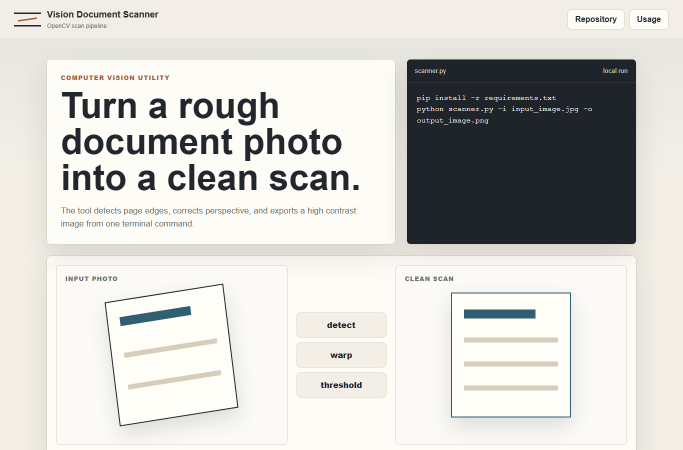
#> input picture assets/vision-document-scanner.png, 1365 x 900 px (shown at 1/2 size)
$ python scanner.py --image assets/vision-document-scanner.png --output out.png
#> lines starting #> are read from the running program, lines starting #| are printed output that depends on the picture; after the words box and inside, x2 and y2 are one past the last pixel; in counts of white or black regions, pixels touching at a corner belong together
import cv2
import numpy as np
import argparse
from pathlib import Path


def order_points(pts):
    rect = np.zeros((4, 2), dtype="float32")
    s = pts.sum(axis=1)
    rect[0] = pts[np.argmin(s)]
    rect[2] = pts[np.argmax(s)]
    diff = np.diff(pts, axis=1)
    rect[1] = pts[np.argmin(diff)]
    rect[3] = pts[np.argmax(diff)]
    return rect


def four_point_transform(image, pts):
    rect = order_points(pts)
    (tl, tr, br, bl) = rect
    widthA = np.sqrt(((br[0] - bl[0]) ** 2) + ((br[1] - bl[1]) ** 2))
    widthB = np.sqrt(((tr[0] - tl[0]) ** 2) + ((tr[1] - tl[1]) ** 2))
    maxWidth = max(int(widthA), int(widthB))
    heightA = np.sqrt(((tr[0] - br[0]) ** 2) + ((tr[1] - br[1]) ** 2))
    heightB = np.sqrt(((tl[0] - bl[0]) ** 2) + ((tl[1] - bl[1]) ** 2))
    maxHeight = max(int(heightA), int(heightB))
    dst = np.array([
        [0, 0],
        [maxWidth - 1, 0],
        [maxWidth - 1, maxHeight - 1],
        [0, maxHeight - 1]], dtype="float32")
    M = cv2.getPerspectiveTransform(rect, dst)
    warped = cv2.warpPerspective(image, M, (maxWidth, maxHeight))
    return warped


def process_image(image_path: str, output_path: str):
#> called with image_path = 'assets/vision-document-scanner.png', output_path = 'out.png'
    input_file = Path(image_path)
    output_file = Path(output_path)
    if not input_file.exists():
        raise FileNotFoundError(f"Input image not found: {input_file}")

    image = cv2.imread(image_path)
#> image is the input picture: shape (900, 1365, 3); mean B, G, R 204.1, 207.9, 208.8
    if image is None:
        raise ValueError(f"Could not read image: {input_file}")

    ratio = image.shape[0] / 500.0
#> ratio = 1.8
    orig = image.copy()
    image = cv2.resize(image, (int(image.shape[1] * (500.0 / image.shape[0])), 500))
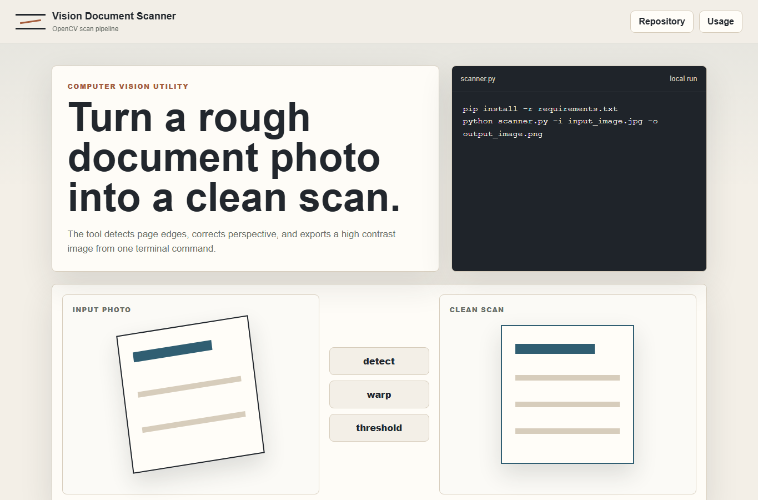
#> image: shape (500, 758, 3); mean B, G, R 204.1, 207.9, 208.8
    gray = cv2.cvtColor(image, cv2.COLOR_BGR2GRAY)
    gray = cv2.GaussianBlur(gray, (5, 5), 0)
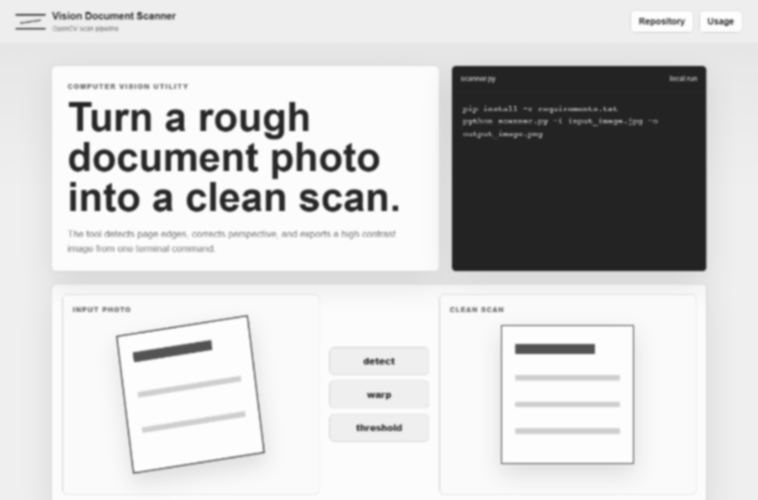
#> gray: shape (500, 758); min 35, max 253, mean 207.7
    edged = cv2.Canny(gray, 75, 200)
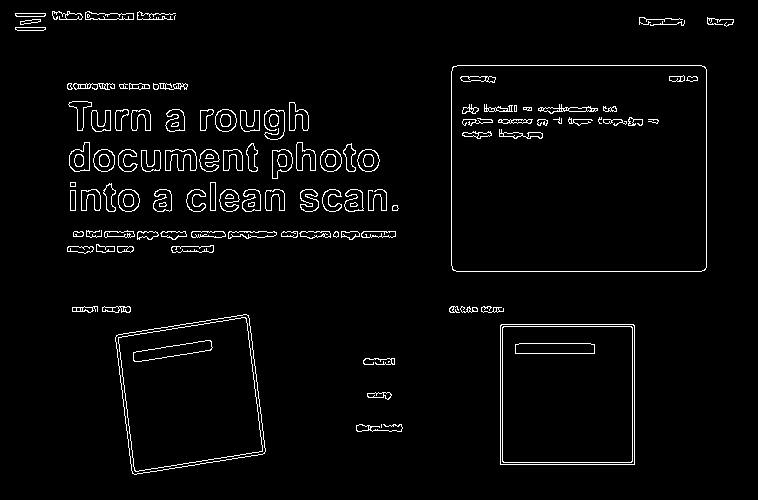
#> edged: shape (500, 758); 3% white in thin lines or dots, all inside (x1, y1, x2, y2) = (15, 11, 734, 475)
    cnts, _ = cv2.findContours(edged.copy(), cv2.RETR_LIST, cv2.CHAIN_APPROX_SIMPLE)
#> cnts = 290 contours, 84 with area under 20; largest, box (x1, y1, x2, y2) and area: (451, 65, 707, 272) 52495, (451, 65, 707, 272) 52489, (115, 314, 266, 475) 18970, (115, 314, 266, 475) 18968, (500, 324, 635, 465) 18759
    cnts = sorted(cnts, key=cv2.contourArea, reverse=True)[:5]
#> cnts = 5 contours; box (x1, y1, x2, y2) and area: (451, 65, 707, 272) 52495, (451, 65, 707, 272) 52489, (115, 314, 266, 475) 18970, (115, 314, 266, 475) 18968, (500, 324, 635, 465) 18759
    screenCnt = None
    for c in cnts:
        peri = cv2.arcLength(c, True)
        approx = cv2.approxPolyDP(c, 0.02 * peri, True)
        if len(approx) == 4:
            screenCnt = approx
            break
#> this loop made 1 pass
#> (peri, screenCnt) on pass 1: (915, [[452, 67], [453, 270], [705, 269], [704, 66]])
    if screenCnt is None:
        raise ValueError("Contour not found")

    warped = four_point_transform(orig, screenCnt.reshape(4, 2) * ratio)
#> in order_points, `s = pts.sum(axis=1)`: s = [934.2, 1301.4, 1753.2, 1386]
#> in order_points, `diff = np.diff(pts, axis=1)`: diff = [-693, -329.4, -784.8, -1148.4]
#> in four_point_transform, `rect = order_points(pts)`: rect = [[813.6, 120.6], [1267.2, 118.8], [1269, 484.2], [815.4, 486]]
#> in four_point_transform, `(tl, tr, br, bl) = rect`: tl = [813.6, 120.6]; tr = [1267.2, 118.8]; br = [1269, 484.2]; bl = [815.4, 486]
#> in four_point_transform, `widthA = np.sqrt(((br[0] - bl[0]) ** 2) + ((br[1] - bl[1]) ** 2))`: widthA = 453.6
#> in four_point_transform, `maxWidth = max(int(widthA), int(widthB))`: maxWidth = 453
#> in four_point_transform, `heightA = np.sqrt(((tr[0] - br[0]) ** 2) + ((tr[1] - br[1]) ** 2))`: heightA = 365.4
#> in four_point_transform, `maxHeight = max(int(heightA), int(heightB))`: maxHeight = 365
#> in four_point_transform, `dst = np.array([ [0, 0], [maxWidth - 1, 0], [maxWidth - 1, maxHeight -..`: dst = [[0, 0], [452, 0], [452, 364], [0, 364]]
#> in four_point_transform, `M = cv2.getPerspectiveTransform(rect, dst)`: M = [[0.996, -0.00491, -810.1], [0.00395, 0.996, -123.4], [4.6e-11, -4.54e-13, 1]]
#> in four_point_transform, `warped = cv2.warpPerspective(image, M, (maxWidth, maxHeight))`:
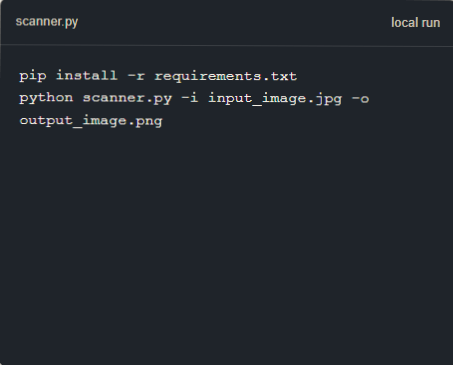
#> warped: shape (365, 453, 3); mean B, G, R 44.4, 38.6, 33.7
    warped = cv2.cvtColor(warped, cv2.COLOR_BGR2GRAY)
#> warped: shape (365, 453)
    T = cv2.adaptiveThreshold(warped, 255, cv2.ADAPTIVE_THRESH_GAUSSIAN_C, cv2.THRESH_BINARY, 11, 2)
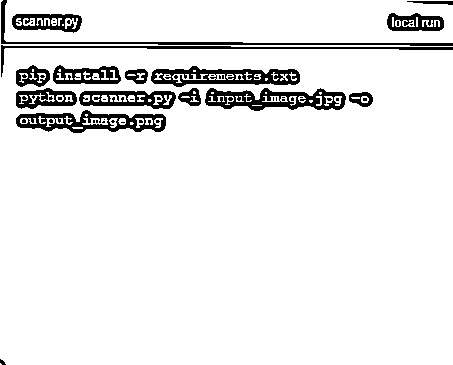
#> T: shape (365, 453); 92.2% white; 60 black regions (44 under 20 px), largest, box (x1, y1, x2, y2) and area: (205, 88, 346, 111) 1708, (151, 66, 300, 87) 1668, (16, 110, 166, 133) 1660
    output_file.parent.mkdir(parents=True, exist_ok=True)
    if not cv2.imwrite(str(output_file), T):
        raise ValueError(f"Could not write output image: {output_file}")


if __name__ == "__main__":
    parser = argparse.ArgumentParser()
    parser.add_argument("-i", "--image", required=True)
    parser.add_argument("-o", "--output", required=True)
    args = parser.parse_args()
    process_image(args.image, args.output)
